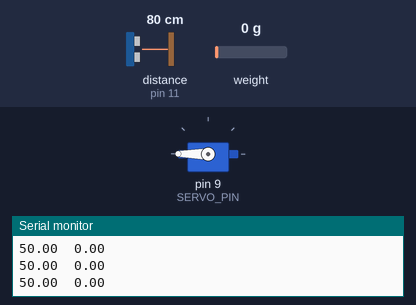
A sketch run on a simulated Arduino Uno, built with avr-gcc and run on an emulated ATmega328P. On the bench: servo, the last lines printed to the serial monitor. Wiring (inferred from the names in the program): ultrasonic range finder: trigger pin 10; echo pin 11. The inputs (shaded band) are chosen by the test bench; at power-on: distance to the obstacle (sensor on pin 11) 80 cm, weight on the scale 0 g. The echo pulse lasts 58.3 µs per cm.

Above: at 3.6 s.
3.7 s: distance to the obstacle (sensor on pin 11) set to 23 cm
5.2 s: distance to the obstacle (sensor on pin 11) set to 18 cm
At 6.0 s:
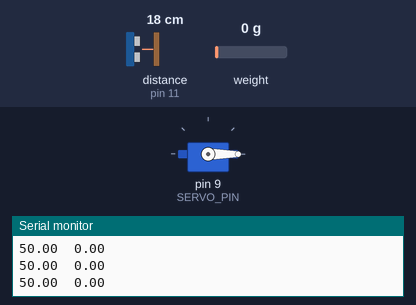
6.9 s: distance to the obstacle (sensor on pin 11) set to 35 cm
At 7.6 s:
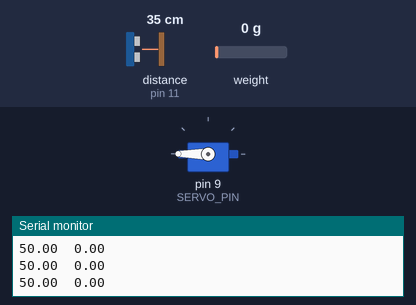
8.4 s: distance to the obstacle (sensor on pin 11) set to 2 cm
At 9.1 s:
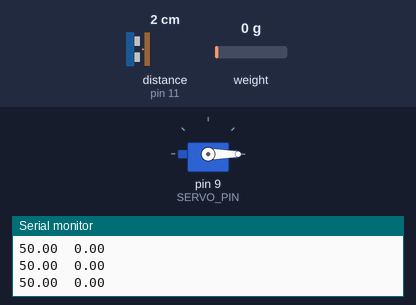
Timing chart, 0 to 10.9 s (numbered marks = the images above; inputs shaded):
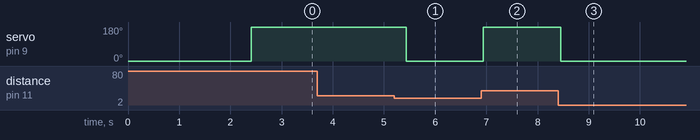

Measured:
- the behaviour switches between 21 and 20 cm on distance to the obstacle (sensor on pin 11) (found by bisection; images 0 and 1)
- after the input at 5.2 s, servo on pin 9 (SERVO_PIN): 180° → 0° after 0.23 s
- after the input at 6.9 s, servo on pin 9 (SERVO_PIN): 0° → 180° at once
- after the input at 8.4 s, servo on pin 9 (SERVO_PIN): 180° → 0° after 0.05 s

The sketch:

AUTOMATIC-CAT-FEEDER-WITH-PID.ino
```cpp
#include <HX711_ADC.h>
#include <Servo.h>

#define TRIG_PIN 10  // Pin trig ultrasonic sensor
#define ECHO_PIN 11  // Pin echo ultrasonic sensor

const int jarakMax = 20;

const int HX711_dout = 6;
const int HX711_sck = 5;
#define SERVO_PIN 9

Servo myServo;

HX711_ADC LoadCell(HX711_dout, HX711_sck);

// PID constants
float Kp = 2.0; // Proportional gain
float Ki = 0.5; // Integral gain
float Kd = 1.0; // Derivative gain

// PID variables
float setPoint = 50.0; // Target weight in grams
float currentWeight = 0.0;
float error = 0.0;
float lastError = 0.0;
float integral = 0.0;
float derivative = 0.0;
float output = 0.0;

void setup() {
  Serial.begin(9600);

  pinMode(TRIG_PIN, OUTPUT);
  pinMode(ECHO_PIN, INPUT);

  // Initialize Load Cell
  LoadCell.begin();
  LoadCell.start(2000);  // Delay for HX711 startup
  LoadCell.setCalFactor(427);  // Calibration factor for the load cell

  // Initialize Servo
  myServo.attach(SERVO_PIN);
  myServo.write(0); // Start with servo at 180 degrees (opened)

  // Print labels for Serial Plotter
  Serial.println("SetPoint\tOutputLoadCell");
}

void loop() {
  // Update and get the weight from LoadCell
  LoadCell.update();
  currentWeight = LoadCell.getData();  // Read current weight from load cell

  // Prevent negative weight values
  if (currentWeight < 0) {
    currentWeight = 0;
  }

  if (cekJarak() > jarakMax) {
    myServo.write(180);
  } else if (cekJarak() < jarakMax) {
    // Check weight conditions
    if (currentWeight > setPoint) {
      // If weight exceeds setPoint, servo stays at 180 degrees (closed)
      myServo.write(180);
    } else if (currentWeight <= setPoint) {
      // If weight is below setPoint, calculate servo angle
      error = setPoint - currentWeight;
      integral += error;
      integral = constrain(integral, -50, 50); // Prevent integral wind-up
      derivative = error - lastError;
      output = (Kp * error) + (Ki * integral) + (Kd * derivative);

      // Constrain PID output to be in the range -100 to 100
      output = constrain(output, -100, 100);

      // Map error to servo angle (180 to 0 degrees)
      int servoAngle = map(abs(error), 0, setPoint, 180, 0);
      servoAngle = constrain(servoAngle, 0, 180);  // Ensure angle is within 0 to 180 degrees

      myServo.write(servoAngle);
    }
  }

  // Send data to Serial Plotter
  Serial.print(setPoint);
  Serial.print("\t");
  Serial.println(currentWeight);

  // Save last error for next iteration
  lastError = error;

  // Delay to control loop frequency
  delay(500); // Adjust loop delay as needed
}

int cekJarak() {
  long duration;
  int distance;

  digitalWrite(TRIG_PIN, LOW);
  delayMicroseconds(2);
  digitalWrite(TRIG_PIN, HIGH);
  delayMicroseconds(10);
  digitalWrite(TRIG_PIN, LOW);

  duration = pulseIn(ECHO_PIN, HIGH);
  distance = duration * 0.0343 / 2; // Konversi ke cm

  return distance;
}
```
